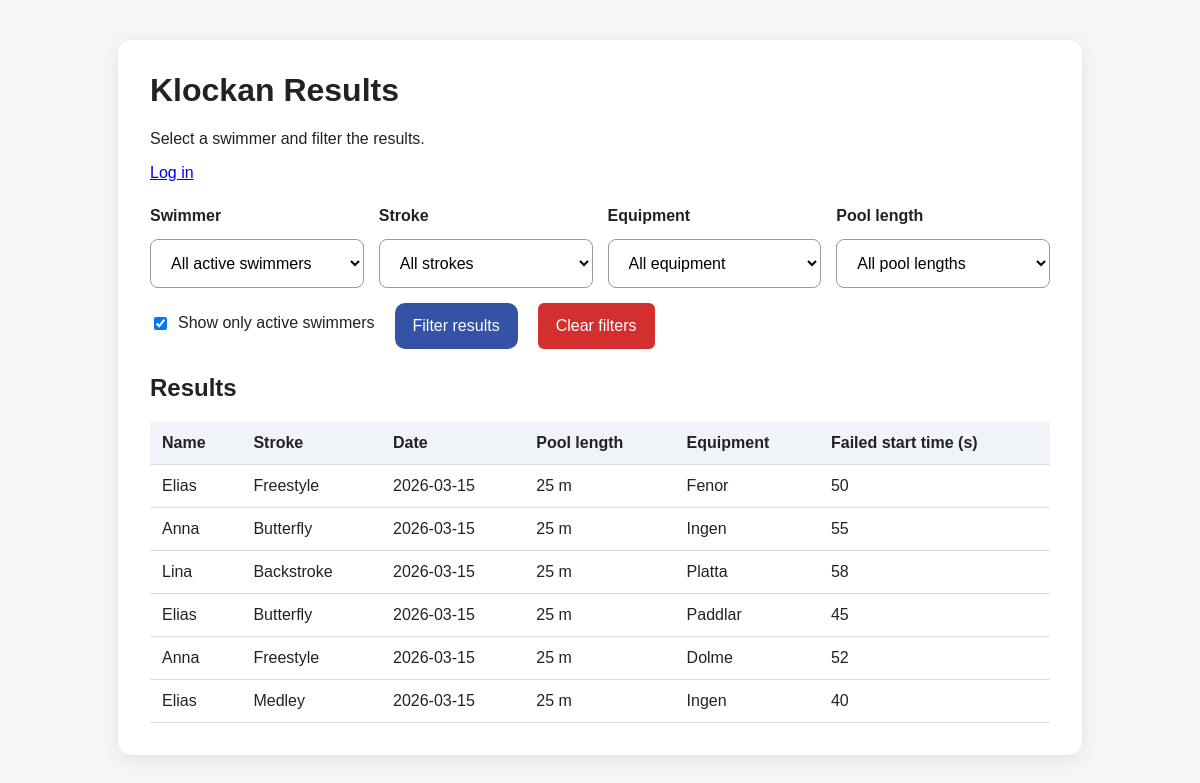
Before: / with the older database file.
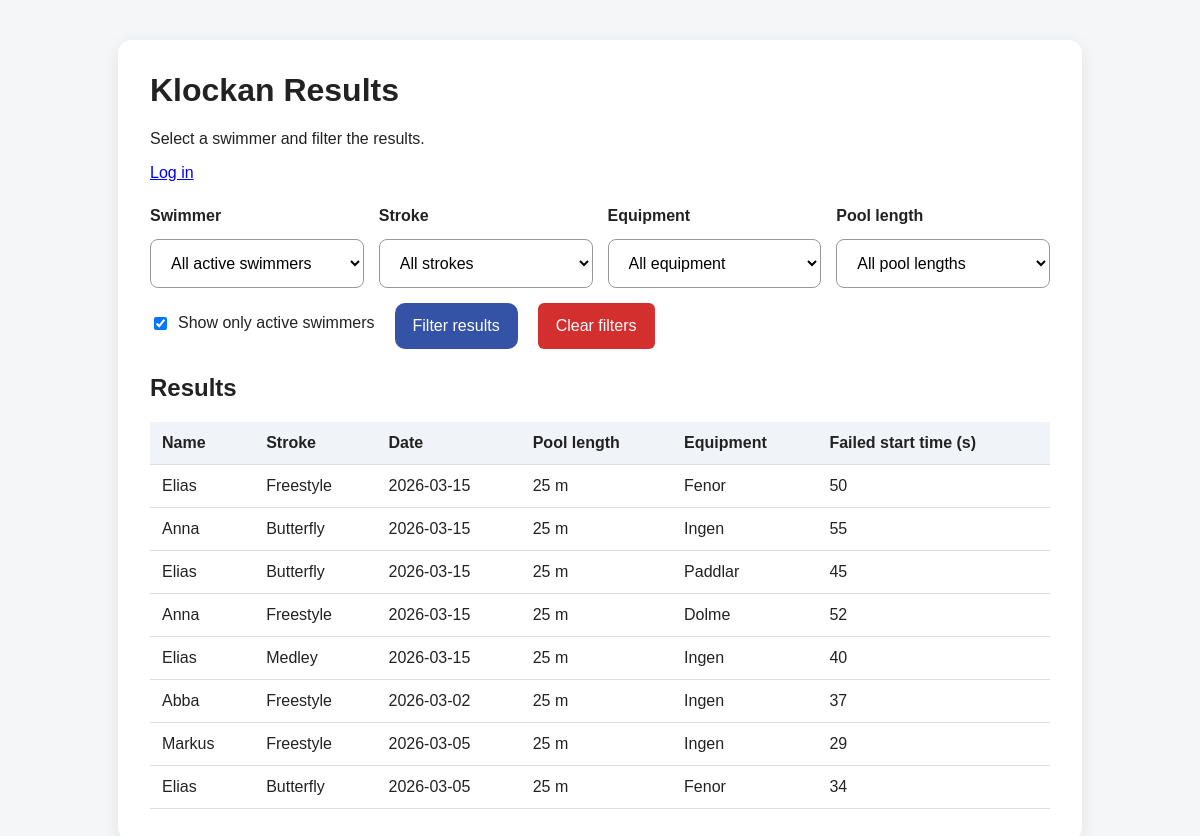
After: the same page with the newer database file.
### models.py (models this page shows, shortened)
class KlockanResult(db.Model):
    id = db.Column(db.Integer, primary_key=True)
    session_id = db.Column(db.Integer, db.ForeignKey("klockan_session.id"), nullable=False)
    round_number = db.Column(db.Integer, nullable=False)
    swimmer_id = db.Column(db.Integer, db.ForeignKey("swimmer.id"), nullable=False)
    stroke = db.Column(db.String(50), nullable=False)
    equipment = db.Column(db.String(50), nullable=False)
    failed_start_time = db.Column(db.Integer, nullable=False)
    __table_args__ = (
        db.UniqueConstraint("session_id", "round_number", "swimmer_id", name="unique_swimmer_per_round"),
    )

class Swimmer(db.Model):
    id = db.Column(db.Integer, primary_key=True)
    name = db.Column(db.String(100), unique=True, nullable=False)
    is_active = db.Column(db.Boolean, nullable=False, default=True)
    results = db.relationship("KlockanResult", backref="swimmer", lazy=True)

class KlockanSession(db.Model):
    id = db.Column(db.Integer, primary_key=True)
    date = db.Column(db.String(20), nullable=False)
    pool_length = db.Column(db.String(20), nullable=False)
    max_rounds = db.Column(db.Integer, nullable=False)
    results = db.relationship("KlockanResult", backref="session", lazy=True, cascade="all, delete-orphan")

### app.py (the view)
@app.route("/")
def index():
    selected_swimmer = request.args.get("swimmer", "")
    selected_stroke = request.args.get("stroke", "")
    selected_equipment = request.args.get("equipment", "")
    selected_pool_length = request.args.get("pool_length", "")
    sort_by = request.args.get("sort_by", "")
    sort_order = request.args.get("sort_order", "asc")
    filter_applied = request.args.get("filter_applied", "0") == "1"
    if filter_applied:
        show_only_active = request.args.get("show_only_active", "0") == "1"
    else:
        show_only_active = True
    swimmer_query = Swimmer.query
    if show_only_active:
        swimmer_query = swimmer_query.filter_by(is_active=True)
    swimmers = swimmer_query.order_by(Swimmer.name).all()
    results = KlockanResult.query.join(Swimmer).join(KlockanSession).all()
    filtered_results = results
    if show_only_active:
        filtered_results = [r for r in filtered_results if r.swimmer.is_active]
    if selected_swimmer:
        filtered_results = [
            result for result in filtered_results
            if result.swimmer.name == selected_swimmer
        ]
    if selected_stroke:
        filtered_results = [
            result for result in filtered_results
            if result.stroke == selected_stroke
        ]
    if selected_equipment:
        filtered_results = [
            result for result in filtered_results
            if result.equipment == selected_equipment
        ]
    if selected_pool_length:
        filtered_results = [
            result for result in filtered_results
            if result.session.pool_length == selected_pool_length
        ]
    reverse_sort = sort_order == "desc"
    if sort_by == "stroke":
        filtered_results = sorted(filtered_results, key=lambda x: x.stroke, reverse=reverse_sort)
    elif sort_by == "date":
        filtered_results = sorted(filtered_results, key=lambda x: x.session.date, reverse=reverse_sort)
    elif sort_by == "pool_length":
        filtered_results = sorted(
            filtered_results,
            key=lambda x: pool_length_sort_value(x.session.pool_length),
            reverse=reverse_sort
        )
    elif sort_by == "equipment":
        filtered_results = sorted(filtered_results, key=lambda x: x.equipment, reverse=reverse_sort)
    elif sort_by == "result":
        filtered_results = sorted(filtered_results, key=lambda x: x.failed_start_time, reverse=reverse_sort)
    return render_template(
        "index.html",
        swimmers=swimmers,
        strokes=STROKES,
        equipment_options=EQUIPMENT_OPTIONS,
        pool_lengths=POOL_LENGTHS,
        results=filtered_results,
        selected_swimmer=selected_swimmer,
        selected_stroke=selected_stroke,
        selected_equipment=selected_equipment,
        selected_pool_length=selected_pool_length,
        sort_by=sort_by,
        sort_order=sort_order,
        show_only_active=show_only_active,
    )

### templates/index.html (shortened to what this page needs)
<!DOCTYPE html>
<html lang="en">
<head>
    <link rel="stylesheet" href="{{ url_for('static', filename='style.css') }}">
</head>
<body>
    <div class="container">
        <h1>Klockan Results</h1>
        <p>Select a swimmer and filter the results.</p>
        <p>
            {% if current_user.is_authenticated %}
                <a href="{{ url_for('add_swimmers') }}">Add swimmers</a> |
                <a href="{{ url_for('manage_swimmers') }}">Manage swimmers</a> |
                <a href="{{ url_for('add_klockan_session') }}">Add Klockan session</a> |
                <a href="{{ url_for('manage_sessions') }}">Manage sessions</a> |
                <a href="{{ url_for('logout') }}">Log out</a>
            {% else %}
                <a href="{{ url_for('login') }}">Log in</a>
            {% endif %}
        </p>
        <form method="GET" class="filter-form">
            <div class="filter-dropdowns">
                <div class="form-group">
                    <label for="swimmer">Swimmer</label>
                    <select name="swimmer" id="swimmer">
                        <option value="">{% if show_only_active %}All active swimmers{% else %}All swimmers{% endif %}</option>
                    </select>
                </div>
                <div class="form-group">
                    <label for="stroke">Stroke</label>
                    <select name="stroke" id="stroke">
                        <option value="">All strokes</option>
                    </select>
                </div>
                <div class="form-group">
                    <label for="equipment">Equipment</label>
                    <select name="equipment" id="equipment">
                        <option value="">All equipment</option>
                    </select>
                </div>
                <div class="form-group">
                    <label for="pool_length">Pool length</label>
                    <select name="pool_length" id="pool_length">
                        <option value="">All pool lengths</option>
                    </select>
                </div>
            </div>
            <div class="filter-actions">
                <label class="checkbox-label">
                    <input type="checkbox" name="show_only_active" value="1"
                        {% if show_only_active %}checked{% endif %}>
                    Show only active swimmers
                </label>
                <button type="submit">Filter results</button>
                <a href="{{ url_for('index') }}" class="clear-button">Clear filters</a>
            </div>
        </form>
        <h2>Results</h2>
        {% if results %}
            <table>
                <thead>
                    <tr>
                        <th>Name</th>
                        <th>
                            <a href="{{ url_for('index',
                                filter_applied=1,
                                swimmer=selected_swimmer,
                                stroke=selected_stroke,
                                equipment=selected_equipment,
                                pool_length=selected_pool_length,
                                show_only_active=1 if show_only_active else 0,
                                sort_by='stroke',
                                sort_order='desc' if sort_by == 'stroke' and sort_order == 'asc' else 'asc') }}">
                                Stroke
                            </a>
                        </th>
                        <th>
                            <a href="{{ url_for('index',
                                filter_applied=1,
                                swimmer=selected_swimmer,
                                stroke=selected_stroke,
                                equipment=selected_equipment,
                                pool_length=selected_pool_length,
                                show_only_active=1 if show_only_active else 0,
                                sort_by='date',
                                sort_order='desc' if sort_by == 'date' and sort_order == 'asc' else 'asc') }}">
                                Date
                            </a>
                        </th>
                        <th>
                            <a href="{{ url_for('index',
                                filter_applied=1,
                                swimmer=selected_swimmer,
                                stroke=selected_stroke,
                                equipment=selected_equipment,
                                pool_length=selected_pool_length,
                                show_only_active=1 if show_only_active else 0,
                                sort_by='pool_length',
                                sort_order='desc' if sort_by == 'pool_length' and sort_order == 'asc' else 'asc') }}">
                                Pool length
                            </a>
                        </th>
                        <th>
                            <a href="{{ url_for('index',
                                filter_applied=1,
                                swimmer=selected_swimmer,
                                stroke=selected_stroke,
                                equipment=selected_equipment,
                                pool_length=selected_pool_length,
                                show_only_active=1 if show_only_active else 0,
                                sort_by='equipment',
                                sort_order='desc' if sort_by == 'equipment' and sort_order == 'asc' else 'asc') }}">
                                Equipment
                            </a>
                        </th>
                        <th>
                            <a href="{{ url_for('index',
                                filter_applied=1,
                                swimmer=selected_swimmer,
                                stroke=selected_stroke,
                                equipment=selected_equipment,
                                pool_length=selected_pool_length,
                                show_only_active=1 if show_only_active else 0,
                                sort_by='result',
                                sort_order='desc' if sort_by == 'result' and sort_order == 'asc' else 'asc') }}">
                                Failed start time (s)
                            </a>
                        </th>
                    </tr>
                </thead>
                <tbody>
                    {% for result in results %}
                        <tr>
                            <td>{{ result.swimmer.name }}</td>
                            <td>{{ result.stroke }}</td>
                            <td>{{ result.session.date }}</td>
                            <td>{{ result.session.pool_length }}</td>
                            <td>{{ result.equipment }}</td>
                            <td>{{ result.failed_start_time }}</td>
                        </tr>
                    {% endfor %}
                </tbody>
            </table>
        {% else %}
            <p>No results match the selected filters.</p>
        {% endif %}
    </div>
</body>
</html>

### static/style.css (style rules this page uses)
body { font-family: Arial, sans-serif; background: #f4f6f8; color: #222; margin: 0; padding: 0; }
.container { max-width: 1000px; margin: 40px auto; background: white; padding: 30px; border-radius: 10px; box-shadow: 0 2px 10px rgba(0, 0, 0, 0.08); }
h1, h2 { margin-top: 0; }
.filter-form { margin: 25px 0; }
.filter-dropdowns { display: grid; grid-template-columns: repeat(4, 1fr); gap: 15px; margin-bottom: 15px; }
.filter-actions { display: flex; align-items: center; gap: 20px; }
.checkbox-label { font-weight: normal; display: flex; align-items: center; gap: 8px; cursor: pointer; }
.form-group { display: flex; flex-direction: column; }
label { margin-bottom: 6px; font-weight: bold; }
select, button { padding: 10px; font-size: 1rem; }
button { background: #0d47a1; color: white; border: none; border-radius: 6px; cursor: pointer; }
table { width: 100%; border-collapse: collapse; margin-top: 15px; }
th, td { padding: 12px; border-bottom: 1px solid #ddd; text-align: left; }
th { background: #f0f4f8; }
th a { color: inherit; text-decoration: none; font-weight: bold; }
input, select, button { padding: 10px; font-size: 1rem; }
.container { max-width: 900px; margin: 40px auto; background: white; padding: 32px; border-radius: 14px; box-shadow: 0 4px 18px rgba(0, 0, 0, 0.08); }
.form-group { display: flex; flex-direction: column; gap: 8px; }
input, select { padding: 14px 16px; font-size: 1rem; border: 1px solid #999; border-radius: 8px; background: white; }
button { padding: 14px 18px; font-size: 1rem; border: none; border-radius: 10px; background: #3553a6; color: white; cursor: pointer; }
.clear-button { background: #d32f2f; color: white; border: none; border-radius: 6px; padding: 14px 18px; font-size: 1rem; cursor: pointer; text-decoration: none; display: inline-block; white-space: nowrap; }

Changed rows visible on the page:
no longer on this page (row unchanged): KlockanResult: swimmer.name "Lina", stroke "Backstroke", session "2026-03-15", session.pool_length "25 m", equipment "Platta", failed_start_time "58"
added KlockanResult: swimmer.name "Abba", stroke "Freestyle", session "2026-03-02", session.pool_length "25 m", equipment "Ingen", failed_start_time "37"
added KlockanResult: swimmer.name "Markus", stroke "Freestyle", session "2026-03-05", session.pool_length "25 m", equipment "Ingen", failed_start_time "29"
added KlockanResult: swimmer.name "Elias", stroke "Butterfly", session "2026-03-05", session.pool_length "25 m", equipment "Fenor", failed_start_time "34"
